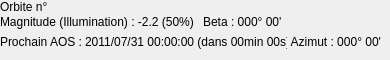
    <widget class="QWidget" name="pageAOS2">
     <widget class="QWidget" name="formLayoutWidget_25">
      <property name="geometry">
       <rect>
        <x>0</x>
        <y>0</y>
        <width>351</width>
        <height>35</height>
       </rect>
      </property>
      <layout class="QFormLayout" name="formLayout_orbiteMagn1_2">
       <property name="horizontalSpacing">
        <number>3</number>
       </property>
       <property name="verticalSpacing">
        <number>1</number>
       </property>
       <item row="0" column="0">
        <widget class="QLabel" name="orbiteSat2">
         <property name="minimumSize">
          <size>
           <width>147</width>
           <height>0</height>
          </size>
         </property>
         <property name="text">
          <string>Orbite n°</string>
         </property>
        </widget>
       </item>
       <item row="1" column="0">
        <widget class="QLabel" name="magnitudeSat2">
         <property name="font">
          <font/>
         </property>
         <property name="mouseTracking">
          <bool>true</bool>
         </property>
         <property name="text">
          <string notr="true">Magnitude (Illumination) : -2.2 (50%)</string>
         </property>
        </widget>
       </item>
       <item row="1" column="1">
        <widget class="QLabel" name="lbl_beta2">
         <property name="text">
          <string notr="true">Beta : 000° 00'</string>
         </property>
         <property name="alignment">
          <set>Qt::AlignLeading|Qt::AlignLeft|Qt::AlignVCenter</set>
         </property>
         <property name="indent">
          <number>6</number>
         </property>
        </widget>
       </item>
      </layout>
     </widget>
     <widget class="QWidget" name="gridLayoutWidget_2">
      <property name="geometry">
       <rect>
        <x>0</x>
        <y>33</y>
        <width>381</width>
        <height>18</height>
       </rect>
      </property>
      <layout class="QGridLayout" name="gridLayout_AOS2" columnstretch="0,1,1">
       <property name="horizontalSpacing">
        <number>3</number>
       </property>
       <property name="verticalSpacing">
        <number>1</number>
       </property>
       <item row="0" column="1">
        <widget class="QLabel" name="dateAOS2">
         <property name="font">
          <font/>
         </property>
         <property name="mouseTracking">
          <bool>true</bool>
         </property>
         <property name="text">
          <string notr="true">2011/07/31 00:00:00 (dans 00min 00s).</string>
         </property>
        </widget>
       </item>
       <item row="0" column="0">
        <widget class="QLabel" name="lbl_prochainAOS2">
         <property name="font">
          <font/>
         </property>
         <property name="text">
          <string notr="true">Prochain AOS :</string>
         </property>
        </widget>
       </item>
       <item row="0" column="2">
        <widget class="QLabel" name="lbl_azimut2">
         <property name="text">
          <string notr="true">Azimut : 000° 00'</string>
         </property>
         <property name="alignment">
          <set>Qt::AlignRight|Qt::AlignTrailing|Qt::AlignVCenter</set>
         </property>
        </widget>
       </item>
      </layout>
     </widget>
    </widget>
